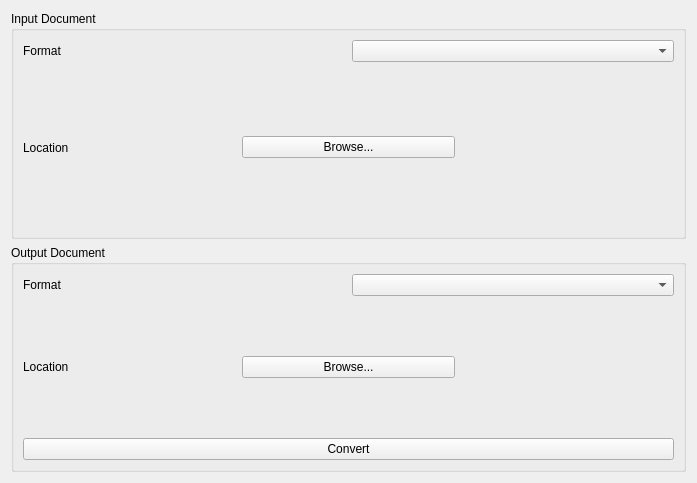
<?xml version="1.0" encoding="UTF-8"?>
<ui version="4.0">
 <class>root_widget</class>
 <widget class="QWidget" name="root_widget">
  <property name="geometry">
   <rect>
    <x>0</x>
    <y>0</y>
    <width>697</width>
    <height>483</height>
   </rect>
  </property>
  <property name="windowTitle">
   <string>Form</string>
  </property>
  <layout class="QVBoxLayout" name="verticalLayout_3">
   <item>
    <widget class="QGroupBox" name="input_doc_sec">
     <property name="title">
      <string>Input Document</string>
     </property>
     <layout class="QVBoxLayout" name="verticalLayout">
      <item>
       <layout class="QHBoxLayout" name="horizontalLayout">
        <item>
         <widget class="QLabel" name="input_format_lbl">
          <property name="text">
           <string>Format</string>
          </property>
         </widget>
        </item>
        <item>
         <widget class="QComboBox" name="input_doc_format_cb"/>
        </item>
       </layout>
      </item>
      <item>
       <layout class="QHBoxLayout" name="horizontalLayout_2">
        <item>
         <widget class="QLabel" name="input_loc_lbl">
          <property name="text">
           <string>Location</string>
          </property>
         </widget>
        </item>
        <item>
         <widget class="QPushButton" name="input_doc_browse_btn">
          <property name="text">
           <string>Browse...</string>
          </property>
         </widget>
        </item>
        <item>
         <widget class="QLabel" name="input_doc_lbl">
          <property name="text">
           <string/>
          </property>
         </widget>
        </item>
       </layout>
      </item>
     </layout>
    </widget>
   </item>
   <item>
    <widget class="QGroupBox" name="output_doc_sec">
     <property name="title">
      <string>Output Document</string>
     </property>
     <layout class="QVBoxLayout" name="verticalLayout_2">
      <item>
       <layout class="QHBoxLayout" name="horizontalLayout_3">
        <item>
         <widget class="QLabel" name="output_format_lbl">
          <property name="text">
           <string>Format</string>
          </property>
         </widget>
        </item>
        <item>
         <widget class="QComboBox" name="output_doc_format_cb"/>
        </item>
       </layout>
      </item>
      <item>
       <layout class="QHBoxLayout" name="horizontalLayout_4">
        <item>
         <widget class="QLabel" name="output_loc_lbl">
          <property name="text">
           <string>Location</string>
          </property>
         </widget>
        </item>
        <item>
         <widget class="QPushButton" name="output_doc_browse_btn">
          <property name="text">
           <string>Browse...</string>
          </property>
         </widget>
        </item>
        <item>
         <widget class="QLabel" name="output_doc_lbl">
          <property name="text">
           <string/>
          </property>
         </widget>
        </item>
       </layout>
      </item>
      <item>
       <widget class="QPushButton" name="pushButton_2">
        <property name="text">
         <string>Convert</string>
        </property>
       </widget>
      </item>
     </layout>
    </widget>
   </item>
  </layout>
 </widget>
 <resources/>
 <connections/>
</ui>
